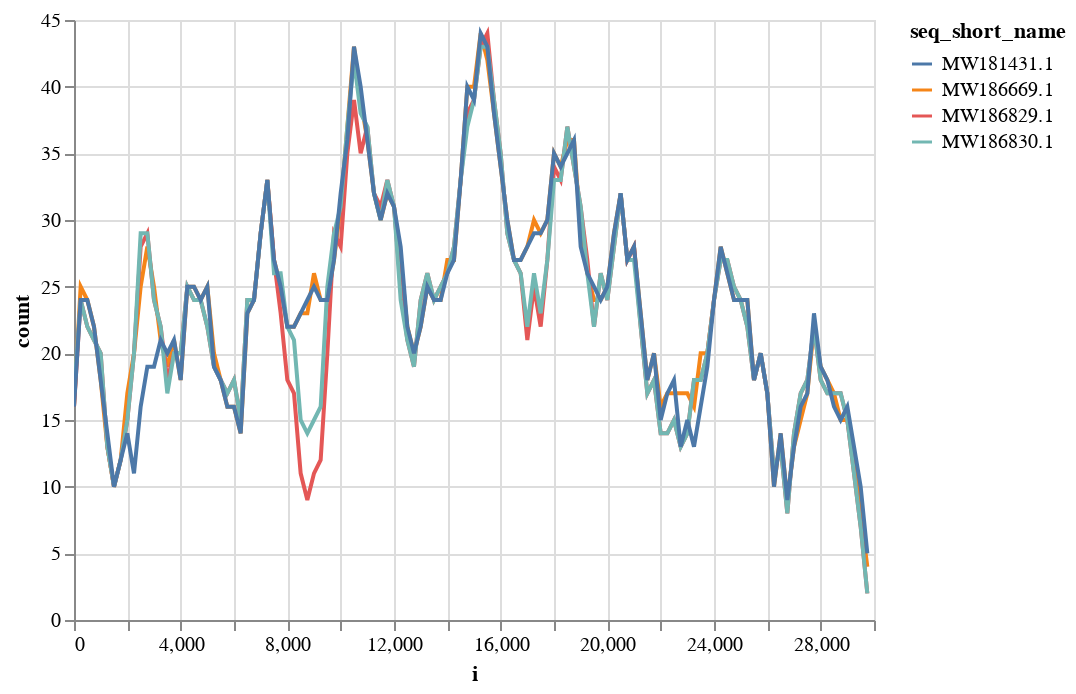

Notebook cell for this chart:
### Code cell
alt.Chart(alt.Data(
    values=freqs_normalized
)).mark_line().encode(
    x="i:Q", 
    y="count:Q", 
    color="seq_short_name:N").interactive()

### Figure 1 — Vega-Lite specification as saved in the notebook (floating-point values rounded to 4 significant figures; data arrays with more than 128 entries replaced by an {"elided": "..."} marker saying what was removed)
{"config": {"view": {"continuousWidth": 400, "continuousHeight": 300}}, "data": {"values": {"elided": "480 records"}}, "mark": "line", "encoding": {"color": {"type": "nominal", "field": "seq_short_name"}, "x": {"type": "quantitative", "field": "i"}, "y": {"type": "quantitative", "field": "count"}}, "selection": {"selector004": {"type": "interval", "bind": "scales", "encodings": ["x", "y"]}}, "$schema": "https://vega.github.io/schema/vega-lite/v4.8.1.json"}
